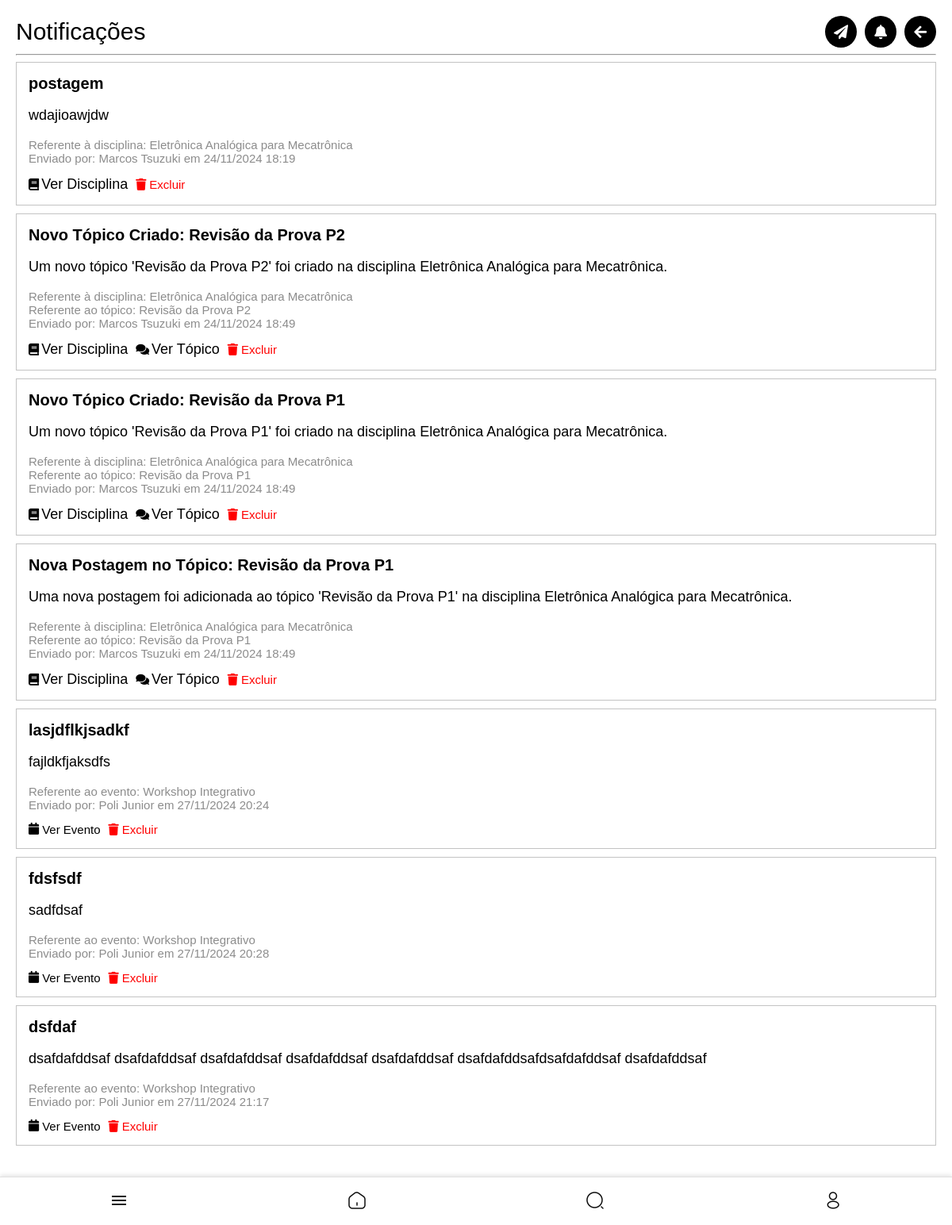
/notificacoes/ (signed in), run on the app's committed database.
### core/models.py (models this page shows, shortened)
class Notificacao(models.Model):
    titulo = models.CharField(max_length=255)
    mensagem = models.TextField()
    criado_em = models.DateTimeField(auto_now_add=True)
    criador = models.ForeignKey(settings.AUTH_USER_MODEL, on_delete=models.CASCADE, related_name='notificacoes_criadas')
    destinatarios = models.ManyToManyField(settings.AUTH_USER_MODEL, related_name='notificacoes_recebidas')
    disciplina = models.ForeignKey('Disciplina', null=True, blank=True, on_delete=models.SET_NULL, related_name='notificacoes')
    evento = models.ForeignKey('Evento', null=True, blank=True, on_delete=models.SET_NULL, related_name='notificacoes')
    topico = models.ForeignKey('Topico', null=True, blank=True, on_delete=models.SET_NULL, related_name='notificacoes')  # Novo campo
    excluidas_por = models.ManyToManyField(settings.AUTH_USER_MODEL, related_name='notificacoes_excluidas', blank=True)

class Disciplina(models.Model):
    nome = models.CharField(max_length=255)
    codigo = models.CharField(max_length=10)
    curso = models.CharField(max_length=255)
    semestre = models.CharField(max_length=10)
    tipo = models.CharField(max_length=50)
    professor_responsavel = models.ForeignKey(
        settings.AUTH_USER_MODEL,
        null=True,
        blank=True,
        on_delete=models.SET_NULL,
        limit_choices_to={'user_type': 'professor'}
    )

class CustomUser(AbstractUser):
    USER_TYPE_CHOICES = (
        ('aluno', 'Aluno'),
        ('representante', 'Representante de Classe'),
        ('professor', 'Professor'),
        ('entidade', 'Entidade'),
    )
    user_type = models.CharField(max_length=20, choices=USER_TYPE_CHOICES, default='aluno')
    curso = models.CharField(max_length=100, blank=True, null=True)
    semestre = models.CharField(max_length=3, blank=True, null=True)
    departamento = models.CharField(max_length=100, blank=True, null=True)
    foto = models.ImageField(upload_to='user_photos/', blank=True, null=True, default='defaultphoto.jpg')
    email = models.EmailField(unique=True, validators=[CustomEmailValidator()])
    eventos_interesse = models.ManyToManyField('Evento', blank=True, related_name='interessados')
    is_public_profile = models.BooleanField(default=True)
    class Meta:
        verbose_name = 'Usuário'
        verbose_name_plural = 'Usuários'

class Topico(models.Model):
    titulo = models.CharField(max_length=255)
    descricao = models.TextField()
    disciplina = models.ForeignKey(Disciplina, related_name='topicos', on_delete=models.CASCADE)
    criado_por = models.ForeignKey(User, on_delete=models.CASCADE)
    data_criacao = models.DateTimeField(auto_now_add=True)

class Evento(models.Model):
    nome = models.CharField(max_length=255)
    descricao = models.TextField()
    data_inicio = models.DateTimeField()
    data_fim = models.DateTimeField()
    local = models.CharField(max_length=255)
    criado_por = models.ForeignKey(
        settings.AUTH_USER_MODEL,
        on_delete=models.CASCADE,
        limit_choices_to={'user_type': 'entidade'}
    )
    imagem = models.ImageField(upload_to='eventos/', null=True, blank=True)

### core/views.py (the view)
# urls.py: path('notificacoes/', views.notificacoes, name='notificacoes'),
@login_required
def notificacoes(request):
    usuario = request.user
    notificacoes = Notificacao.objects.none()
    if usuario.user_type in ['aluno', 'representante', 'professor']:
        disciplinas_usuario = Disciplina.objects.filter(userdiscipline__user=usuario)
        notificacoes_disciplina = Notificacao.objects.filter(disciplina__in=disciplinas_usuario)
        eventos_interessados = Evento.objects.filter(interessados=usuario)
        notificacoes_eventos_interessados = Notificacao.objects.filter(evento__in=eventos_interessados)
        notificacoes = notificacoes_disciplina | notificacoes_eventos_interessados
    if usuario.user_type == 'entidade':
        eventos_usuario = Evento.objects.filter(criado_por=usuario)
        eventos_interessados = Evento.objects.filter(interessados=usuario)
        notificacoes_evento = Notificacao.objects.filter(evento__in=eventos_usuario | eventos_interessados)
        notificacoes = notificacoes_evento
    notificacoes_criadas = Notificacao.objects.filter(criador=usuario)
    notificacoes = (notificacoes | notificacoes_criadas).distinct()
    pode_criar = usuario.user_type in ['professor', 'representante', 'entidade']
    context = {
        'notificacoes': notificacoes,
        'pode_criar': pode_criar,
    }
    return render(request, 'core/notificacoes.html', context)

### templates/core/notificacoes.html (shortened to what this page needs)
{% extends 'core/base.html' %}
{% block content %}
<div class="disciplinas-add-container">
    <div class="header-container">
        <h1>Notificações</h1>
        <div class="actions">
            {% if pode_criar %}
            <a href="{% url 'criar_notificacao' %}" class="icon-btn">
                <i class="fa fa-paper-plane"></i>
            </a>
            <a href="{% url 'minhas_notificacoes' %}" class="icon-btn">
                <i class="fa fa-bell"></i>
            </a>
            <button class="icon-btn" onclick="history.back();">
                <i class="fa fa-arrow-left"></i>
            </button>
            {% endif %}
        </div>
    </div>
    <hr>
    <div class="professores-container">
        <ul class="disciplinas-add-list">
            {% for notificacao in notificacoes %}
            {% if user not in notificacao.excluidas_por.all %}
            <li class="topico-detail-item">
                <div class="postagem-conteudo">
                    <h5 class="disciplina-nome" style="font-size: min(20px, 7vw); margin-top: 0; margin-bottom: 0;">{{ notificacao.titulo }}</h5>
                    <p class="disciplina-nome" style="font-size: min(18px, 5vw); color: black;">{{ notificacao.mensagem }}</p>
                    {% if notificacao.disciplina %}
                        <p class="disciplina-nome" style="font-size: min(15px, 3.5vw); color: #8c8c8c; margin-bottom:0; margin-top: 0;">Referente à disciplina: {{ notificacao.disciplina.nome }}</p>
                    {% endif %}
                    {% if notificacao.evento %}
                    <div style="display: flex; flex-direction: row; gap: min(2vw,10px); ">
                        <p class="disciplina-nome" style="font-size: min(15px, 3.5vw); color: #8c8c8c; margin-bottom:0; margin-top: 0;">Referente ao evento: {{ notificacao.evento.nome }}</p>
                    </div>
                    {% endif %}
                    {% if notificacao.topico %}
                    <div style="display: flex; flex-direction: row;">
                        <p class="disciplina-nome" style="font-size: min(15px, 3.5vw); color: #8c8c8c; margin-bottom:0; margin-top: 0;">Referente ao tópico: {{ notificacao.topico.titulo }}</p>
                    </div>
                    {% endif %}
                    <small class="disciplina-nome" style="font-size: min(15px, 3.5vw); color: #8c8c8c;">Enviado por:
                        {% if notificacao.criador %}
                            {{ notificacao.criador.get_full_name }}
                        {% else %}
                            Sistema
                        {% endif %}
                        em {{ notificacao.criado_em|date:"d/m/Y H:i" }}
                    </small>
                    <div style="display: flex; flex-direction: row; gap: min(2vw,10px); font-size: min(15px, 3.5vw); margin-top: min(14px,4vw); padding: 0">
                        {% if notificacao.disciplina %}
                            <a href="{% url 'detalhe_disciplina' notificacao.disciplina.id %}" class="icon-btn">
                                <i class="fa fa-book" style=" font-size: min(15px, 3.5vw);margin-right:min(1vw,3px);"></i> Ver Disciplina
                            </a>
                        {% endif %}
                        {% if notificacao.evento %}
                                <i class="fa fa-calendar"  style="margin-right: max(-1vw,-6px);font-size: min(15px, 3.5vw);margin-left: max(-1.8vw,-10px)"></i> Ver Evento
                        {% endif %}
                        {% if notificacao.topico %}
                        <div style="display: flex; flex-direction: row;">
                            <a href="{% url 'detalhe_topico' notificacao.topico.id %}" class="icon-btn">
                                <i class="fa fa-comments" style="font-size: min(15px, 3.5vw);margin-right:min(1vw,3px);"></i> Ver Tópico
                            </a>
                        </div>
                        {% endif %}
                        <a href="{% url 'excluir_notificacao_recebida' notificacao.id %}" class="icon-btn remover-btn" style="font-size: min(15px, 3.5vw); color: red;">
                            <i class="fa fa-trash" style="font-size: min(15px, 3.5vw);"></i> Excluir
                        </a>
                    </div>
                </div>
            </li>
            {% endif %}
            {% empty %}
            <li class="empty-result" style="font-size: min(15px, 4vw); color: #8c8c8c;">Nenhuma notificação disponível.</li>
            {% endfor %}
        </ul>
    </div>
</div>
{% endblock %}

### media/style.css (style rules this page uses)
body { font-family: Arial, sans-serif; background-color: rgb(234, 234, 234); display: flex; flex-direction: column; align-items: center; }
a { text-decoration: none; color: #000000; }
.header-container { display: flex; flex-direction: row; justify-content: space-between; align-items: center; }
.actions { display: flex; flex-direction: row; gap: min(10px, 2vw); justify-content: center; align-items: center; }
.actions .icon-btn { display: flex; flex-direction: row; justify-content: center; background-color: #000; color: #fff; border: none; border-radius: 50%; width: min(40px, 8vw); height: min(40px, 8vw); font-size: min(18px, 4vw); cursor: pointer; text-decoration: none; transition: background-color 0.3s ease; }
.disciplinas-add-container { padding: min(6vw, 20px); font-family: Arial, sans-serif; padding-bottom: min(20vw,80px); width: 100vw; box-sizing: border-box; }
.disciplinas-add-container h1 { font-size: min(30px,6vw); margin-bottom: 0; margin-top: 0; font-weight:normal; text-align: left; }
.disciplinas-add-list { list-style: none; padding: 0; margin: 0; display: flex; flex-direction: column; }
.disciplinas-add-list { display: flex; justify-content: center; align-items: center; margin-bottom: min(10px); }
.icon-btn { background: none; border: none; font-size: min(18px, 4vw); color: #000000; cursor: pointer; text-decoration: none; transition: color 0.3s ease, transform 0.2s ease; display: flex; align-items: center; justify-content: center; }
.topico-info p,a { font-size: min(12px); color: grey; }
.topico-detail-item { display: flex; align-items: center; background-color: #fff; border: 1px solid #c3c3c3; margin-bottom: min(10px, 6vw); padding: min(15px, 6vw); text-align: left; width: 100%; box-sizing: border-box; position: relative; }
.topico-detail-item { display: flex; flex-direction: column; justify-content: left; background-color: #fff; border: 1px solid #c3c3c3; margin-bottom: min(10px, 6vw); padding: min(15px, 6vw); text-align: left; width: 100%; box-sizing: border-box; }
.postagem-conteudo { display: flex; flex-direction: column; justify-content: left; align-items: flex-start; padding: 0; margin: 0; width: 100%; box-sizing: border-box; }
.remover-btn { display: flex; align-items: center; gap: min(4px, 1vw); font-size: min(14px, 2vw); text-decoration: none; }
.remover-btn i { font-size: min(14px,2vw); }

### templates/core/notificacoes.html (style rules this page uses)
body { background-color: white; margin: 0; padding: 0; box-sizing: border-box; overflow-x: hidden; }
html, body { width: 100%; }

### data on the page
Notificacao: titulo "postagem", mensagem "wdajioawjdw", disciplina.nome "Eletrônica Analógica para Mecatrônica", criador.get_full_name "Marcos Tsuzuki", criado_em "24/11/2024 18:19", shows "Ver Disciplina"
Notificacao: titulo "Novo Tópico Criado: Revisão da Prova P2", mensagem "Um novo tópico 'Revisão da Prova P2' foi criado na disciplina Eletrônica Analógica para Mecatrônica.", disciplina.nome "Eletrônica Analógica para Mecatrônica", topico.titulo "Revisão da Prova P2", criador.get_full_name "Marcos Tsuzuki", criado_em "24/11/2024 18:49", shows "Ver Disciplina", shows "Ver Tópico"
Notificacao: titulo "Novo Tópico Criado: Revisão da Prova P1", mensagem "Um novo tópico 'Revisão da Prova P1' foi criado na disciplina Eletrônica Analógica para Mecatrônica.", disciplina.nome "Eletrônica Analógica para Mecatrônica", topico.titulo "Revisão da Prova P1", criador.get_full_name "Marcos Tsuzuki", criado_em "24/11/2024 18:49", shows "Ver Disciplina", shows "Ver Tópico"
Notificacao: titulo "Nova Postagem no Tópico: Revisão da Prova P1", mensagem "Uma nova postagem foi adicionada ao tópico 'Revisão da Prova P1' na disciplina Eletrônica Analógica para Mecatrônica.", disciplina.nome "Eletrônica Analógica para Mecatrônica", topico.titulo "Revisão da Prova P1", criador.get_full_name "Marcos Tsuzuki", criado_em "24/11/2024 18:49", shows "Ver Disciplina", shows "Ver Tópico"
Notificacao: titulo "lasjdflkjsadkf", mensagem "fajldkfjaksdfs", evento.nome "Workshop Integrativo", criador.get_full_name "Poli Junior", criado_em "27/11/2024 20:24", shows "Ver Evento"
Notificacao: titulo "fdsfsdf", mensagem "sadfdsaf", evento.nome "Workshop Integrativo", criador.get_full_name "Poli Junior", criado_em "27/11/2024 20:28", shows "Ver Evento"
Notificacao: titulo "dsfdaf", mensagem "dsafdafddsaf dsafdafddsaf dsafdafddsaf dsafdafddsaf dsafdafddsaf dsafdafddsafdsafdafddsaf dsafdafddsaf", evento.nome "Workshop Integrativo", criador.get_full_name "Poli Junior", criado_em "27/11/2024 21:17", shows "Ver Evento"
